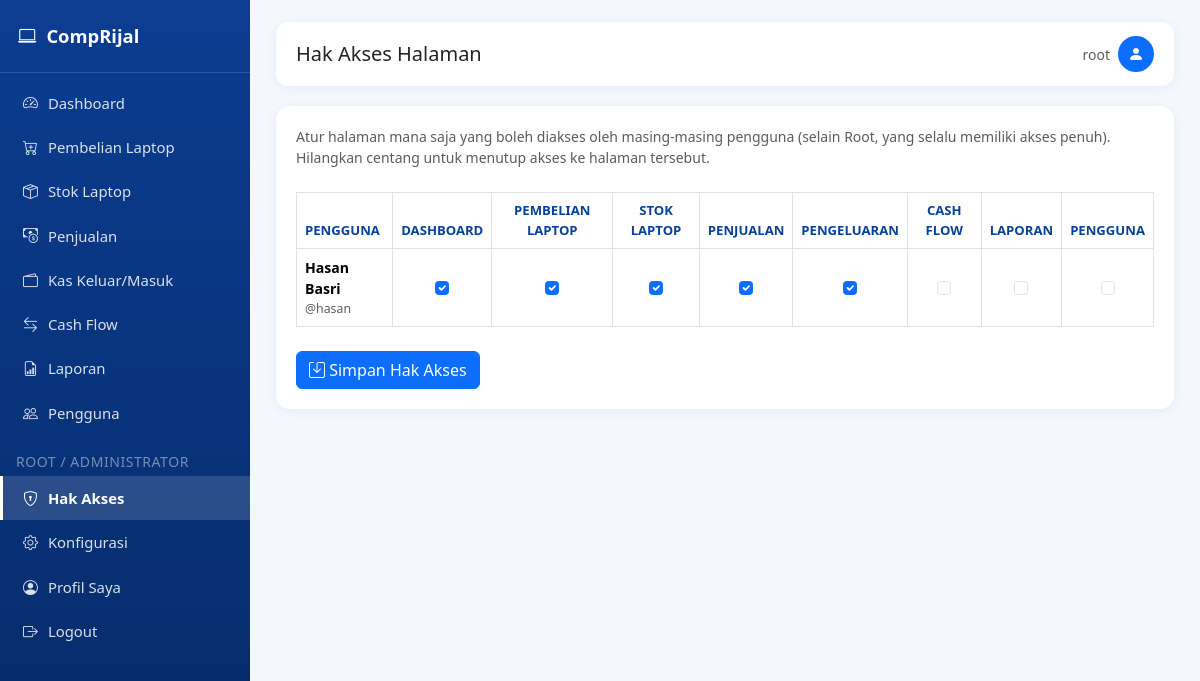
The page /hak-akses (signed in) on the database as committed earlier.
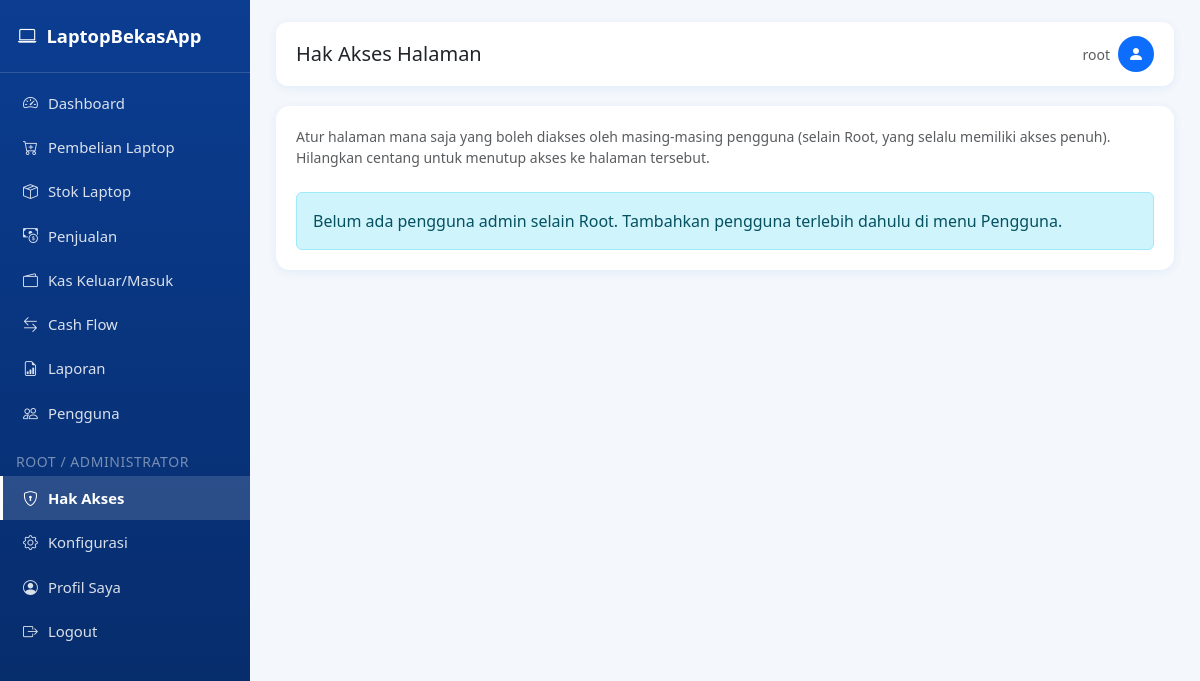
The same page on the database as committed later.
### tables this page shows
CREATE TABLE settings (
            key TEXT PRIMARY KEY,
            value TEXT
        );

CREATE TABLE users (
            id INTEGER PRIMARY KEY AUTOINCREMENT,
            username TEXT UNIQUE NOT NULL,
            password_hash TEXT NOT NULL,
            nama TEXT,
            role TEXT DEFAULT 'admin',
            created_at TEXT DEFAULT CURRENT_TIMESTAMP
        );

### app.py (the view)
@app.route("/hak-akses", methods=["GET", "POST"])
@root_required
def hak_akses():
    if request.method == "POST":
        save_access_matrix(request.form)
        flash("Hak akses pengguna berhasil diperbarui.", "success")
        return redirect(url_for("hak_akses"))
    return render_template("hak_akses.html", matrix=get_access_matrix(), page_list=PAGE_LIST)

### app.py (called while the page is built)
def root_required(f):
    @wraps(f)
    def decorated(*args, **kwargs):
        if "user_id" not in session:
            flash("Silakan login terlebih dahulu.", "warning")
            return redirect(url_for("login"))
        if session.get("role") not in ("root", "administrator"):
            flash("Halaman ini hanya dapat diakses oleh Root atau Administrator.", "danger")
            return redirect(url_for("dashboard"))
        return f(*args, **kwargs)
    return decorated

def can_access_page(page_key: str) -> bool:
    if "user_id" not in session:
        return False
    if page_key in {"konfigurasi", "hak_akses"}:
        return session.get("role") in ("root", "administrator")
    return has_page_access(session["user_id"], session.get("role"), page_key)

@app.context_processor
def inject_globals():
    return {
        "rp": reports.rp,
        "current_year": datetime.now().year,
        "now_date": datetime.now().strftime("%Y-%m-%d"),
        "app_settings": get_all_settings(),
        "can_access_page": can_access_page,
    }

### models.py (called while the page is built, shortened)
def has_page_access(user_id, role, page_key):
    if role in SUPERUSER_ROLES:
        return True

### templates/hak_akses.html (shortened to what this page needs)
{% extends "base.html" %}
{% block page_title %}Hak Akses Halaman{% endblock %}
{% block content %}
<div class="card-panel">
    <p class="text-muted small mb-4">
        Atur halaman mana saja yang boleh diakses oleh masing-masing pengguna (selain Root, yang
        selalu memiliki akses penuh). Hilangkan centang untuk menutup akses ke halaman tersebut.
    </p>
    {% if matrix|length == 0 %}
        <div class="alert alert-info mb-0">Belum ada pengguna admin selain Root. Tambahkan pengguna terlebih dahulu di menu Pengguna.</div>
    {% else %}
    <form method="POST">
        <div class="table-responsive">
            <table class="table table-bordered align-middle">
                <thead>
                    <tr>
                        <th>Pengguna</th>
                        {% for key, label in page_list %}
                        <th class="text-center">{{ label }}</th>
                        {% endfor %}
                    </tr>
                </thead>
                <tbody>
                    {% for u in matrix %}
                    <tr>
                        <td>
                            <div class="fw-semibold">{{ u.nama or u.username }}</div>
                            <div class="text-muted small">@{{ u.username }}</div>
                        </td>
                        {% for key, label in page_list %}
                        <td class="text-center">
                            <input type="checkbox" class="form-check-input" name="access_{{ u.id }}_{{ key }}"
                                   {% if u.pages[key] %}checked{% endif %}>
                        </td>
                        {% endfor %}
                    </tr>
                    {% endfor %}
                </tbody>
            </table>
        </div>
        <button type="submit" class="btn btn-primary mt-2"><i class="bi bi-save"></i> Simpan Hak Akses</button>
    </form>
    {% endif %}
</div>
{% endblock %}

### templates/base.html (shortened to what the changed rows need)
<!DOCTYPE html>
<html lang="id">
<head>
    <link href="{{ url_for('static', filename='css/bootstrap.min.css') }}" rel="stylesheet">
    <link href="{{ url_for('static', filename='css/bootstrap-icons.css') }}" rel="stylesheet">
    <link href="{{ url_for('static', filename='css/style.css') }}" rel="stylesheet">
</head>
<body>
    <nav class="sidebar" id="sidebar">
        <div class="brand">
            <i class="bi bi-laptop"></i>
            <span>{{ app_settings.app_title }}</span>
        </div>
    </nav>
    <div class="main-content">
        {% block content %}{% endblock %}
    </div>
</body>
</html>

Rows that differ between the two databases and show on the page:
removed users: nama "Hasan Basri", username "hasan", id "☑" "☑" "☑" "☑" "☑"
changed settings: app_title "CompRijal" → "LaptopBekasApp"
Other text that changed with them:
text no longer shown: "PENGGUNA Simpan Hak Akses"
text now shown: "Belum ada pengguna admin selain Root. Tambahkan pengguna terlebih dahulu di menu Pengguna."
list line gone: "DASHBOARD"
list line gone: "PEMBELIAN LAPTOP"
list line gone: "STOK LAPTOP"
list line gone: "PENJUALAN"
list line gone: "PENGELUARAN"
list line gone: "CASH FLOW"
list line gone: "LAPORAN"
list line gone: "PENGGUNA"
